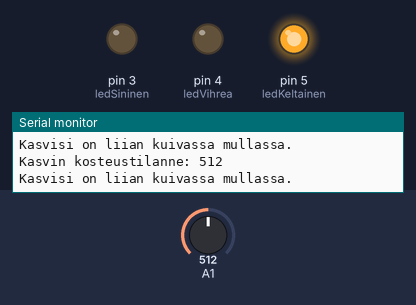
A sketch run on a simulated Arduino Uno, built with avr-gcc and run on an emulated ATmega328P. Parts: output pins drawn as LEDs (lit = HIGH), the last lines printed to the serial monitor. The inputs (shaded band) are chosen by the test bench; at power-on: A1 = 512.

Above: at 2.8 s.
2.9 s: A1 set to 573
5.6 s: A1 set to 589
At 6.7 s:
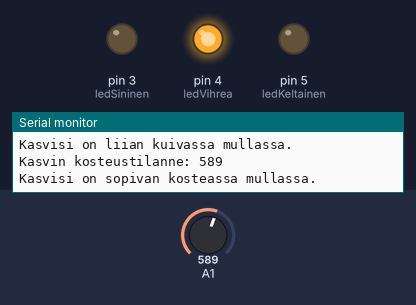
8.3 s: A1 set to 877
11.2 s: A1 set to 906
At 12.7 s:
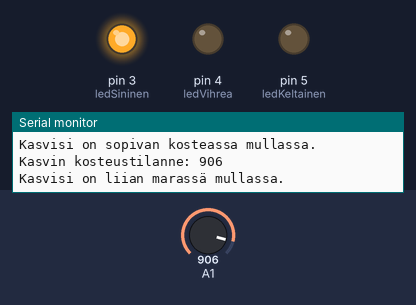
13.9 s: A1 set to 880
At 14.4 s:
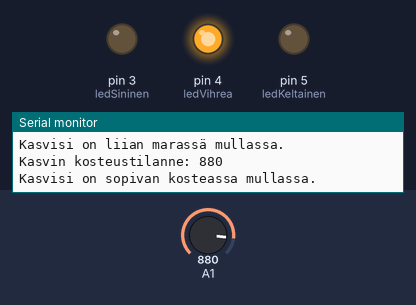
16.6 s: A1 set to 900
At 18.7 s:
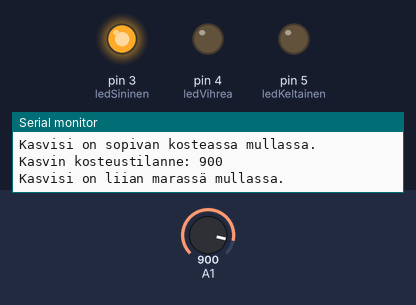
Timing chart, 0 to 20.2 s (numbered marks = the images above; inputs shaded):
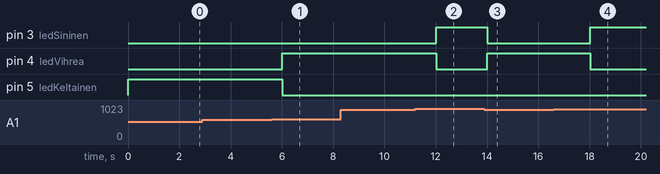

Measured:
- the behaviour switches between 580 and 581 on A1 (found by bisection; images 0 and 1)
- the behaviour switches between 889 and 890 on A1 (found by bisection; images 1 and 2)
- after the input at 5.6 s, pin 4 (ledVihrea): LOW → HIGH after 0.41 s; pin 5 (ledKeltainen): HIGH → LOW after 0.41 s
- after the input at 11.2 s, pin 3 (ledSininen): LOW → HIGH after 0.81 s; pin 4 (ledVihrea): HIGH → LOW after 0.81 s
- after the input at 13.9 s, pin 3 (ledSininen): HIGH → LOW after 0.12 s; pin 4 (ledVihrea): LOW → HIGH after 0.12 s
- after the input at 16.6 s, pin 3 (ledSininen): LOW → HIGH after 1.4 s; pin 4 (ledVihrea): HIGH → LOW after 1.4 s

The sketch:

kosteusmittari.ino
```cpp
/*
  sensorin raja-arvot Octopusin kotisivujen mukaan
  0  ~300     kuiva
  300~700     märkä
  700~950     vedessä
  arvioitu maksimi arvo on 622 vedessä - testataan vielä raja-arvoja

  Työvaiheet:
  - kytketään Octopus sensori Analog 1 pinniin.
  - kytketään ledit pinneihin: sininen 3, vihreä 4, keltainen 5
  - virtalähteenä toimii 9v patteri
  - kotelointi?

  16.5.2015
  Jukka Juslin, Katri Vilonen, Olli Vilonen
  Lähteet:
  http://www.elecfreaks.com/wiki/index.php?title=Octopus_Soil_Moisture_Sensor_Brick
  http://kasvinkosteus.blogspot.fi/
  https://www.youtube.com/watch?v=W-T4Sq0VmGk Kuinka tehdä pattereilla toimiva arduino
*/

// led muuttujat

int ledSininen = 3;  //vedessä
int ledVihrea = 4;  //kostea
int ledKeltainen = 5;  //kuiva

void setup() {

  Serial.begin(9600); // octopussin baudinopeus

  //led pinnien alustus
  pinMode(3, OUTPUT); //sininen-vedessä
  pinMode(4, OUTPUT); //vihreä-kostea
  pinMode(5, OUTPUT); //keltainen-kuiva

}

void loop() {

  Serial.print("Kasvin kosteustilanne: ");
  int kosteusarvo = analogRead(1);  // luetaan Analog pinnin 1 arvo
  Serial.println(kosteusarvo);
  if (kosteusarvo >= 0 && kosteusarvo <= 580) {
    Serial.println("Kasvisi on liian kuivassa mullassa.");
    //Keltainen päälle
    digitalWrite(ledSininen, LOW);
    digitalWrite(ledVihrea, LOW);
    digitalWrite(ledKeltainen, HIGH);

  } else if (kosteusarvo < 890) {
    Serial.println("Kasvisi on sopivan kosteassa mullassa.");
    //Vihreä päälle
    digitalWrite(ledSininen, LOW);
    digitalWrite(ledVihrea, HIGH);
    digitalWrite(ledKeltainen, LOW);

  } else {
    Serial.println("Kasvisi on liian marassä mullassa.");
    //Sininen päälle
    digitalWrite(ledSininen, HIGH);
    digitalWrite(ledVihrea, LOW);
    digitalWrite(ledKeltainen, LOW);

  }
  delay(2000);

}
```
